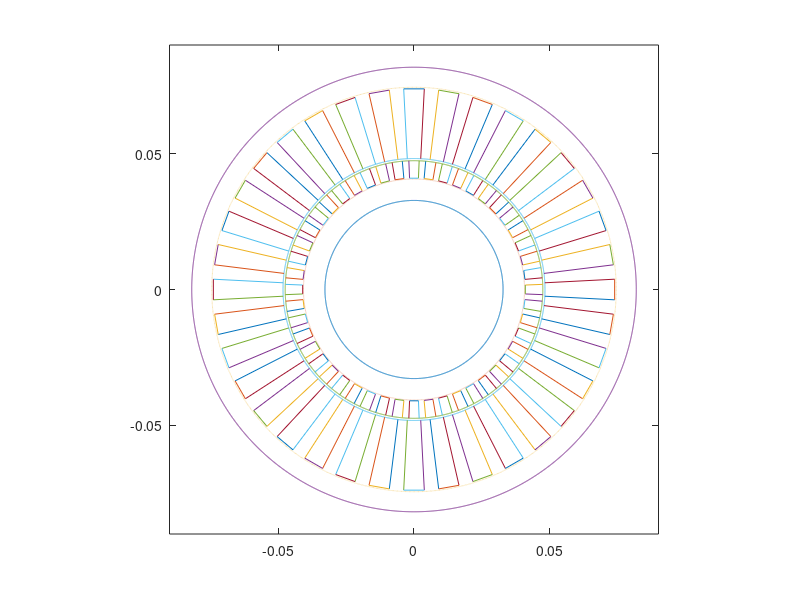

The MATLAB script that drew this image:
close all, clear all, clc

%proracun osnovnih dimenzija rotora
SIGMAftan=13990;
Pn=1100;
In=3.25;
n=930;
p=3;
q=3;
Bm=0.7;
Un=400;
omegan=2*pi*n/60;
Vr=Pn/(2*SIGMAftan*omegan);
X=0.6; %pi*p^(1/3)/(2*p);
D=(4*Vr/(X*pi))^(1/3);
l=X*D;
%izbor broja zlebova i vrste namotaja 
Qs=36;
taus=pi*D/Qs;
taup=pi*D/(2*p);
%proracun sirine medjugvozdja
delta=0.8e-3; %(0.18+0.006*Pn^0.4)/1000;
%proracun potrebnog broja navojaka faznog namotaja 
Ufn=Un/sqrt(3);
E=0.75*Ufn;
alfai=2/pi;
f=50;
w=2*pi*f;
z=Qs/(2*p);
m=Qs/(2*p*q);
y=5;
kw1=sin(m*pi/(2*z))/(m*sin(pi/(2*z)))*sin(y*taus*pi/(taup*2));
Ns=sqrt(2)*E/(w*kw1*alfai*taup*l*Bm);
as=1;
Ns=696; %ceil(Ns);
Zqs=2*as*q*Ns/Qs;
%provera poduzne gustine struje
t=0.69;
A=sqrt(2)*SIGMAftan/(Bm*t);
A2=2*In*Ns*q/(pi*D);
j=(A-A2)/A2*100
%proracun dimenzija zubaca i zlebova 
Qr=48;
taur=pi*D/Qr;
Bts=1.7;
Btr=1.8;
wts= Bm*taus/Bts; % Bm*taus/Bts+1/2*Bm*taus/Bts;
wtr= Bm*taur/Btr; % Bm*taur/Btr+1/2*Bm*taur/Btr;
wss=taus-wts;
wsr=taur-wtr;
Kss=0.6;
Ksr=1;
Jmax=8000000;
S1prr=Zqs*Qs*In*t/(as*Qr*Jmax);
hsr=Zqs*Qs*In*t/(as*Qr*Jmax*wsr);
S1prs=0.65e-6;
hss=Zqs*S1prs/(wss*Kss);
Sqs=Kss*wss*hss;
Sqr=Ksr*wsr*hsr;
hs=0.05*hss;
hr=0.05*hsr;
hts=hss+hs;
htr=hsr+hr;
%provera opravdanosti zanemarenja zasicenja u magnetskom kolu 
mi0=4*pi*10^(-7);
Hts=278;
Htr=278;
Utr=Htr*htr;
Uts=Hts*hts;
Udelta=Bm*delta/mi0;
Ksat=(Uts+Utr)/Udelta;
%proracun sirine jarma statora i rotora 
F=alfai*Bm*taup*l;
Bys = 1.5;
Byr = 1.4;
hys=F/(2*Bys*l);
hyr=F/(2*Byr*l);
Dryi=D-2*htr;
Dri=Dryi-2*hyr;
Dsyi=D+2*hts;
Dse=Dsyi+2*hys;
%proracun gubitaka u magnetskom kolu masine 
pfeys=2.42;
pfets=2.2;
gamafe=7650;
Pfes=(pfeys*pi*(Dse^2-Dsyi^2)/4+pfets*Qs*hts*wts)*l*gamafe;
%proracun gubitaka u namotajima 
ktetas=1.4;
sigmacu=57000000;
Pcus=3*ktetas*Ns*(2*l+3.8*y*taus)*In^2/(S1prs*sigmacu)
ktetar=1.5;
sigmaal=35000000;
alfar=2*pi*p/Qr;
Sring=Sqr/(2*sin(alfar/2));
Rr=Qr/3*(ktetar*l/(Sqr*sigmaal)+ktetar*taur/(2*Sring*sigmaal*(sin(alfar/2))^2));
Pcur=3*Rr*(Zqs*Qs*In*t/(as*Qr))^2
%proracun struje magnecenja
bs=0.4*wss;
br=0.4*wsr;
kc=taus/(taus-(bs/delta)/(5+bs/delta)*bs);
deltaef=kc*delta;
Im=pi*p*Bm*deltaef/(mi0*q*kw1*Ns*sqrt(2));
%proracun parametara masine
krs=4*q*(kw1*Ns)^2/Qr;
Rr1=krs*Rr;
Lm=6*mi0*taup*l*(kw1*Ns)^2/(pi^2*p*deltaef);
Rfe=3*Ufn^2/Pfes;
k1=1-9/16*(1-y*taus/taup);
k2=1-3/4*(1-y*taus/taup);
Lqs=4*q*mi0*l*Ns^2*(k1*hss/(3*wss)+k2*hs/wss)/Qs;
Lzs=4*q*mi0*l*Ns^2*k2*(5*delta/bs)/(5+4*delta/bs)/Qs;
Lws=4*q*m*Ns^2*mi0*2*y*taus*0.3/Qs;
koef_sigma=0;
for i=3:2:53,
    kwi = sin(i*m*pi/(2*z))/(m*sin(i*pi/(2*z)))*sin(i*y*taus*pi/(taup*2)); 
    koef_sigma=koef_sigma+kwi^2/i^2/kw1^2;
end
sigmas=koef_sigma;
Lsigmas=sigmas*Lm+Lqs+Lzs+Lws;
Ldeltar1=pi^2/3*(p/Qr)^2*Lm;
Lqr1=krs*mi0*l*(hsr/(3*wsr)+hr/wsr);
Lzr1=krs*mi0*l*(5*delta/br)/(5+4*delta/br);
Lwr1=krs*mi0*Qr*(0.18*pi*D/(2*p))/(q*p^2*3);
Lsigmar1=Ldeltar1+Lqr1+Lzr1+Lwr1;
Xm=w*Lm;
Xsigmas=w*Lsigmas;
Xsigmar = w*Lsigmar1;
Xdeltar1=w*Ldeltar1;
Rs = Pcus/3/In^2;
Rr = Pcur/3/In^2;

% Parametri u relativnim jedinicama:
Zb = Ufn/In;
xm_pu = Xm/Zb
xsigmas_pu = Xsigmas/Zb
xsigmar_pu = Xsigmar/Zb
rs_pu = Rs/Zb
rr_pu = Rr/Zb

%% Slicica:
angle = 0:0.001:2*pi;
figure, plot(Dri/2*cos(angle),Dri/2*sin(angle)), hold on
plot(Dryi/2*cos(angle),Dryi/2*sin(angle),':')
plot(Dsyi/2*cos(angle),Dsyi/2*sin(angle),':')
plot(Dse/2*cos(angle),Dse/2*sin(angle))
plot(D/2*cos(angle),D/2*sin(angle))
plot((D/2+delta)*cos(angle),(D/2+delta)*sin(angle))
ss_angle = wss/taus*2*pi/Qs;
% statorski zlebovi:
for i = 1:Qs
    plot([(D/2+delta)*cos((i-1)/Qs*2*pi+ss_angle/2),(D/2+delta+hss)*cos((i-1)/Qs*2*pi+ss_angle/2)],...
        [(D/2+delta)*sin((i-1)/Qs*2*pi+ss_angle/2),(D/2+delta+hss)*sin((i-1)/Qs*2*pi+ss_angle/2)])
    plot([(D/2+delta)*cos((i-1)/Qs*2*pi-ss_angle/2),(D/2+delta+hss)*cos((i-1)/Qs*2*pi-ss_angle/2)],...
        [(D/2+delta)*sin((i-1)/Qs*2*pi-ss_angle/2),(D/2+delta+hss)*sin((i-1)/Qs*2*pi-ss_angle/2)])
    plot([(D/2+delta+hss)*cos((i-1)/Qs*2*pi+ss_angle/2),(D/2+delta+hss)*cos((i-1)/Qs*2*pi-ss_angle/2)],...
        [(D/2+delta+hss)*sin((i-1)/Qs*2*pi+ss_angle/2),(D/2+delta+hss)*sin((i-1)/Qs*2*pi-ss_angle/2)])
end
% rotorski zlebovi:
sr_angle = wsr/taur*2*pi/Qr;
for i = 1:Qr
    plot([D/2*cos((i-1)/Qr*2*pi+sr_angle/2),(D/2-hsr)*cos((i-1)/Qr*2*pi+sr_angle/2)],...
        [D/2*sin((i-1)/Qr*2*pi+sr_angle/2),(D/2-hsr)*sin((i-1)/Qr*2*pi+sr_angle/2)])
    plot([D/2*cos((i-1)/Qr*2*pi-sr_angle/2),(D/2-hsr)*cos((i-1)/Qr*2*pi-sr_angle/2)],...
        [D/2*sin((i-1)/Qr*2*pi-sr_angle/2),(D/2-hsr)*sin((i-1)/Qr*2*pi-sr_angle/2)])
    plot([(D/2-hsr)*cos((i-1)/Qr*2*pi+sr_angle/2),(D/2-hsr)*cos((i-1)/Qr*2*pi-sr_angle/2)],...
        [(D/2-hsr)*sin((i-1)/Qr*2*pi+sr_angle/2),(D/2-hsr)*sin((i-1)/Qr*2*pi-sr_angle/2)])
end

xlim([-1.1*Dse/2 1.1*Dse/2])
ylim([-1.1*Dse/2 1.1*Dse/2])
axis equal
